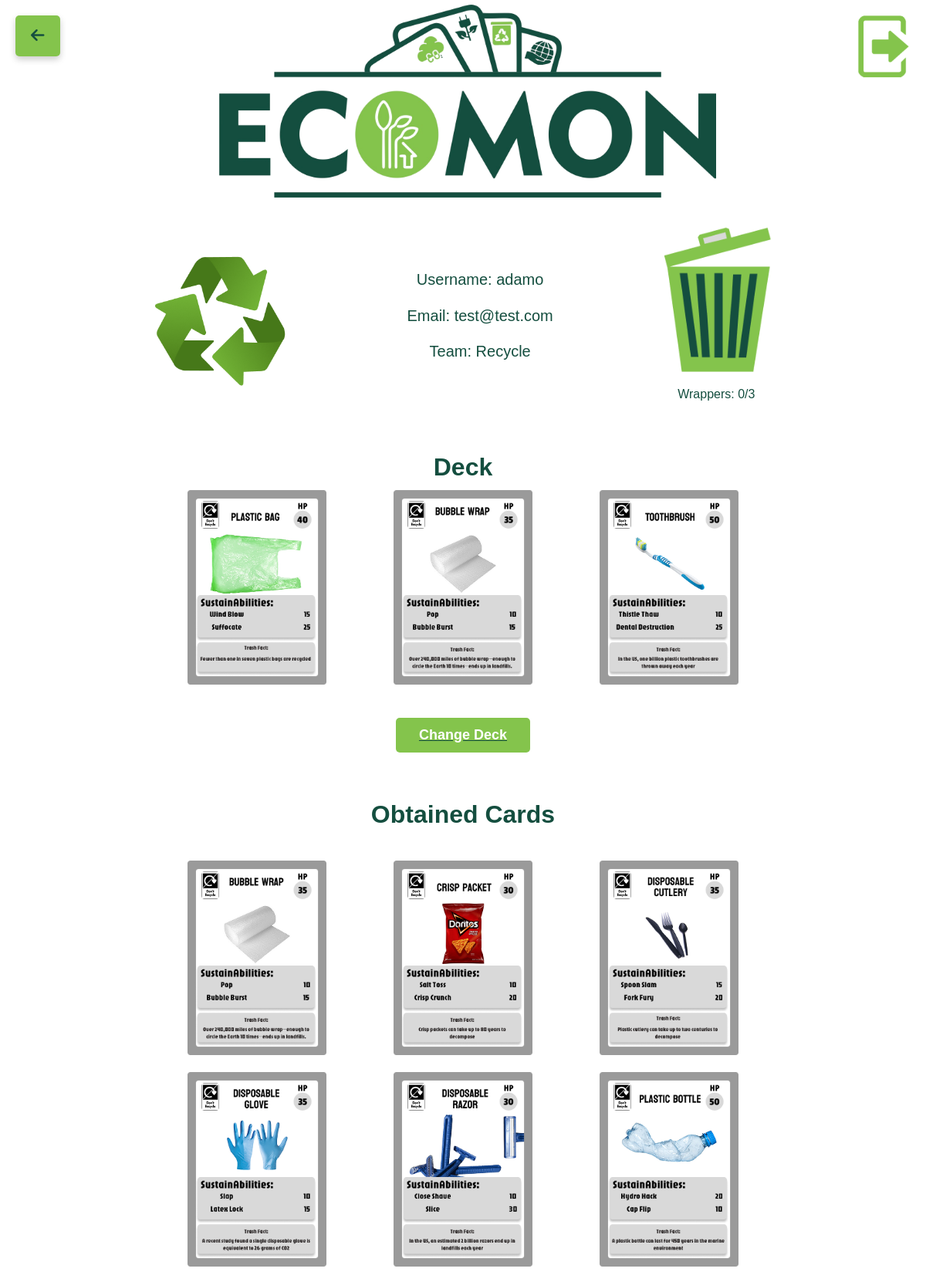
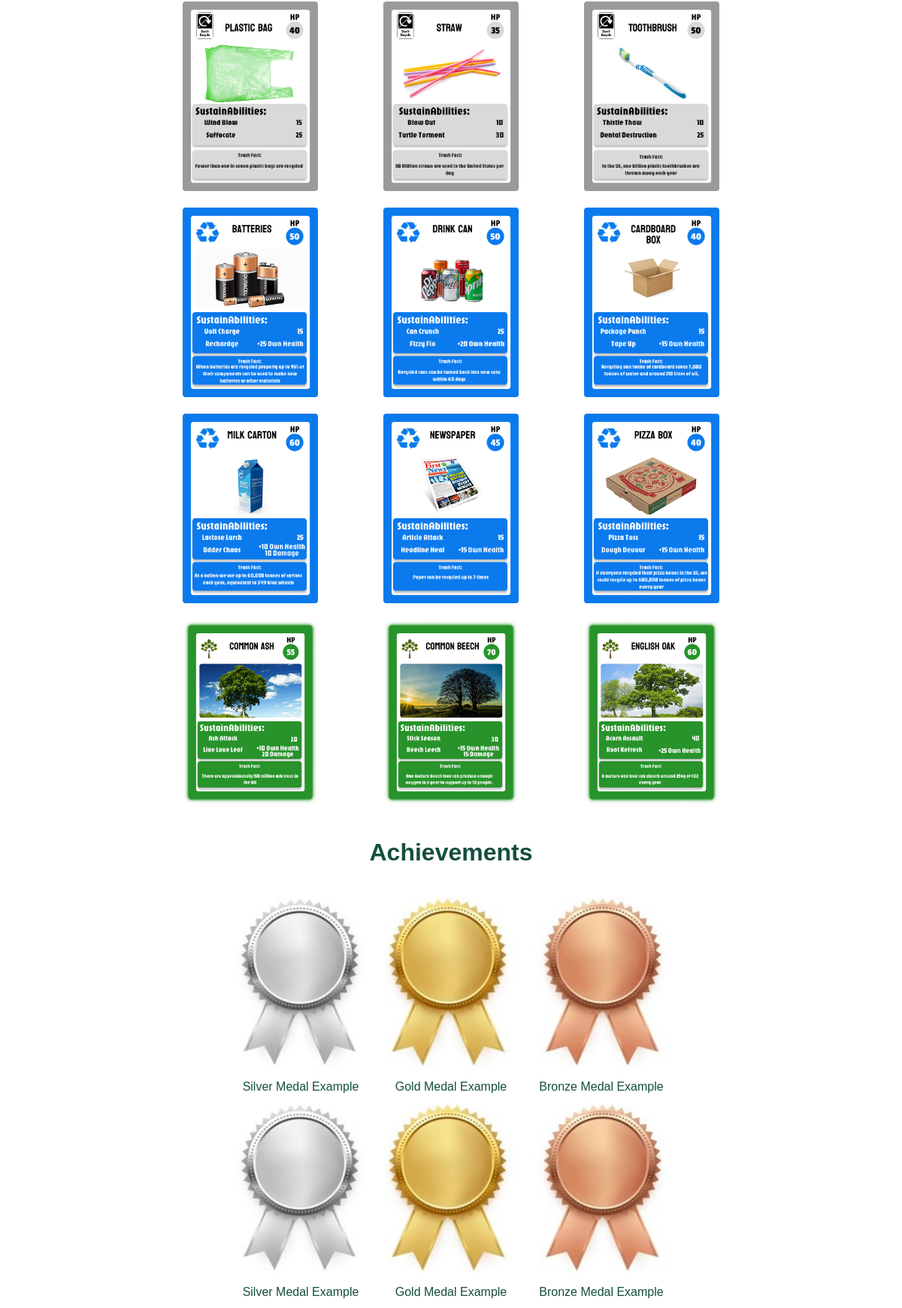
Screenshot of /profile (signed in, upper part) with the database file from the repository (2 pictures, top to bottom).
### accounts/models.py (models this page shows, shortened)
class Profile(models.Model):
    user = models.OneToOneField(User, on_delete=models.CASCADE)
    team_name = models.ForeignKey(Team, on_delete=models.CASCADE)
    deck_card_1 = models.ForeignKey(Card, on_delete=models.CASCADE,
                                    related_name='profile_deck_card1',
                                    null=True)
    deck_card_2 = models.ForeignKey(Card, on_delete=models.CASCADE,
                                    related_name='profile_deck_card2',
                                    null=True)
    deck_card_3 = models.ForeignKey(Card, on_delete=models.CASCADE,
                                    related_name='profile_deck_card3',
                                    null=True)
    wrapper_count = models.IntegerField()
    pack_count = models.IntegerField()

### backend/models.py (models this page shows)
class Team(models.Model):
    name = models.CharField(max_length=100,primary_key=True)
    color = models.CharField(max_length=100)
    icon = models.ImageField(upload_to='static/images/teams/')

class Card(models.Model):
    name = models.CharField(max_length=100, primary_key=True)
    image = models.ImageField(upload_to="static/images/cards/")
    card_type = models.IntegerField()
    ability_name_1 = models.CharField(max_length=100)
    ability_power_1 = models.IntegerField()
    ability_name_2 = models.CharField(max_length=100)
    ability_power_2 = models.IntegerField()
    ability_self_power_2 = models.IntegerField(default=0)
    health_points = models.IntegerField()
    fact = models.CharField(max_length=200)

### backend/views.py (the view)
# urls.py: path('profile', views.profile),
@login_required
def profile(request):
    cards = Card.objects.all().order_by('card_type')
    players_cards = PlayerCards.objects.filter(player=request.user)  # Get logged-in user's cards
    deck_card_1 = request.user.profile.deck_card_1
    deck_card_2 = request.user.profile.deck_card_2
    deck_card_3 = request.user.profile.deck_card_3
    team_logo = request.user.profile.team_name.icon if request.user.profile.team_name else None
    context = {
        "cards": cards,
        "player_cards": players_cards,
        "user": request.user,
        "wrapper_count": request.user.profile.wrapper_count,
        "deck_card_1": deck_card_1,
        "deck_card_2": deck_card_2,
        "deck_card_3": deck_card_3,
        "team_logo": team_logo,
    }
    return render(request, 'backend/profile/profile.html', context)

### backend/templatetags/profile_extras.py (called while the page is built)
@register.filter
def findcard(player_cards, card_name):
    for player_card in player_cards:
        if player_card.card.name == card_name:
            return player_card
    return None

@register.filter
def replace_space(value):
    return value.replace(" ", "_")

### templates/backend/profile/profile.html (shortened to what this page needs)
<!DOCTYPE html>
<html lang="en">
    <head>
        {% load static %}
        {% load profile_extras %}
        <link rel="stylesheet" href="{% static 'css/backend/profile/profilestyle.css' %}">
        <link rel="stylesheet" href="https://cdnjs.cloudflare.com/ajax/libs/font-awesome/6.0.0/css/all.min.css">
    </head>
<header>
    <div class="logo">
        <img src="{% static 'images/backend/profile/Ecomon1-removebg.png' %}" alt="Ecomon Logo">
    </div>
</header>
<body>
    <div class = "Buttons">
        <div class="backButton">
            <a href="/home">
                <i class="fas fa-arrow-left"></i>
            </a>
        </div>
        <div class="logoutButton">
            <a href="{% url 'logout' %}">
                <button type="button">
                    <img src="{% static 'images/backend/profile/logout.png' %}" alt="Logout Button">
                </button>
            </a>
        </div>
    </div>
    <div class="profile-container">
        <div class="profilepic">
            {% if team_logo %}
                <img src="{{ team_logo.url }}" alt="{{ user.profile.team.name }} Logo">
            {% else %}
                <img src="{% static 'images/backend/profile/Reduce.png' %}" alt="Default Logo">
            {% endif %}
        </div>
        <div class="details">
            <p>
                Username: {{ user.username }}
                <br><br>
                Email: {{ user.email }}
                <br><br>
                Team: {{ user.profile.team_name.name}}
            </p>
        </div>
        <div class="bin">
            <div class="binimage">
                <img src="{% static 'images/backend/profile/binplaceholder.png' %}" alt="Bin Image">
            </div>
            <div class="binText">
                <p>Wrappers: {{ user.profile.wrapper_count }}/3</p>
            </div>
        </div>
    </div>
    <div class = "Deck">
        <div class = "deckTitle">
            <p>Deck</p>
        </div>
        <div class = "My Deck">
            <table>
                    <tr>
                        <td>
                            {% if deck_card_1 %}
                                <img src="{% static 'images/cards/'|add:deck_card_1.name|replace_space|add:'.png' %}" alt="{{ deck_card_1.name }}">
                            {% else %}
                                <img src="{% static 'images/backend/profile/PlasticBlankBorder.png' %}" alt="Deck Card 1">
                            {% endif %}
                        </td>
                        <td>
                            {% if deck_card_2 %}
                                <img src="{% static 'images/cards/'|add:deck_card_2.name|replace_space|add:'.png' %}" alt="{{ deck_card_2.name }}">
                            {% else %}
                                <img src="{% static 'images/backend/profile/PlasticBlankBorder.png' %}" alt="Deck Card 2">
                            {% endif %}
                        </td>
                        <td>
                            {% if deck_card_3 %}
                                <img src="{% static 'images/cards/'|add:deck_card_3.name|replace_space|add:'.png' %}" alt="{{ deck_card_3.name }}">
                            {% else %}
                                <img src="{% static 'images/backend/profile/PlasticBlankBorder.png' %}" alt="Deck Card 3">
                            {% endif %}
                        </td>
                    </tr>
            </table>
        </div>
        <a href="{% url 'change_deck' %}">
            <div class = "DeckButton">
                <button type="button">Change Deck</button>
            </div>
        </a>
    </div>
    <div class="content-container">
        <div class="cards-section">
            <div class="cardTitle">
                <p>Obtained Cards</p>
            </div>
            <div class="cardTable">
                <table>
                    <tr>
                    {% for card in cards %}
                        <td>
                            {% with player_card=player_cards|findcard:card.name %}
                                {% if player_card %}
                                    <img src="{% static 'images/cards/'|add:card.name|replace_space|add:'.png' %}" alt="{{ card.name }}">
                                {% endif %}
                            {% endwith %}
                        </td>
                        {% if forloop.counter|divisibleby:3 %}
                            </tr><tr>
                        {% endif %}
                    {% endfor %}
                    </tr>
                </table>
        </div>
        <div class="achievements-section">
            <div class="AchievementTitle">
                <p>Achievements</p>
            </div>
            <div class="AchievmentsTable">
                <table>
                    <tr>
                        <td><img src="{% static 'images/backend/profile/silvermedal.jpg' %}" alt="Silver Medal"></td>
                        <td><img src="{% static 'images/backend/profile/goldmedal.jpg' %}" alt="Gold Medal"></td>
                        <td><img src="{% static 'images/backend/profile/bronzemedal.jpg' %}" alt="Bronze Medal"></td>
                    </tr>
                    <tr>
                        <td>Silver Medal Example</td>
                        <td>Gold Medal Example</td>
                        <td>Bronze Medal Example</td>
                    </tr>
                    <tr>
                        <td><img src="{% static 'images/backend/profile/silvermedal.jpg' %}" alt="Silver Medal"></td>
                        <td><img src="{% static 'images/backend/profile/goldmedal.jpg' %}" alt="Gold Medal"></td>
                        <td><img src="{% static 'images/backend/profile/bronzemedal.jpg' %}" alt="Bronze Medal"></td>
                    </tr>
                    <tr>
                        <td>Silver Medal Example</td>
                        <td>Gold Medal Example</td>
                        <td>Bronze Medal Example</td>
                    </tr>
                    <tr>
                        <td><img src="{% static 'images/backend/profile/silvermedal.jpg' %}" alt="Silver Medal"></td>
                        <td><img src="{% static 'images/backend/profile/goldmedal.jpg' %}" alt="Gold Medal"></td>
                        <td><img src="{% static 'images/backend/profile/bronzemedal.jpg' %}" alt="Bronze Medal"></td>
                    </tr>
                </table>
            </div>
        </div>
    </div>
</body>

### static/css/backend/profile/profilestyle.css (style rules this page uses)
* { color: #144E3F; font-family: Arial, Helvetica, sans-serif; }
header { display: flex; justify-content: center; align-items: center; height: 200px; padding: 25px; }
.content-container { display: flex; flex-direction: column; align-items: center; margin: 30px auto; max-width: 1200px; padding: 0 20px; }
.Buttons { display: flex; justify-content: space-between; width: 80%; margin: 0 auto 20px; padding: 0 20px; }
.backButton, .logoutButton { position: fixed; top: 20px; z-index: 1000; }
.backButton { left: 20px; }
.logoutButton { right: 20px; }
.backButton button, .logoutButton button { border: none; background: none; cursor: pointer; width: 75px; height: 75px; padding: 0; }
.backButton button img, .logoutButton button img { width: 80px; height: 80px; object-fit: contain; }
.backButton a { background-color: #84C44C; color: white; padding: 15px 20px; text-decoration: none; border-radius: 5px; display: inline-block; box-shadow: 0 4px 8px rgba(0, 0, 0, 0.2); transition: background-color 0.3s ease; font-size: 20px; }
.profile-container { display: flex; justify-content: space-around; align-items: center; padding: 5px; transform: scale(0.8); transform-origin: center top; margin-bottom: -50px; }
.logo img, .profilepic img, .binimage img { height: 250px; width: auto; }
.logo img { padding: 25px; }
.profilepic img { border-radius: 10px; }
.details { text-align: center; font-size: 25px; }
.binText { text-align: center; font-size: 20px; }
.deckTitle, .cardTitle, .AchievementTitle { font-size: 32px; font-weight: bold; text-align: center; margin-bottom: 10px; }
.cards-section { width: 100%; max-width: 800px; margin-bottom: 40px; }
.achievements-section { width: 100%; max-width: 600px; margin: 0 auto; }
.cardTable table, .AchievmentsTable table, .My.Deck table { width: 100%; max-width: 800px; border-collapse: collapse; margin: 0 auto; }
.cardTable td, .AchievmentsTable td, .My.Deck td { text-align: center; padding: 4px; }
.cardTable img, .AchievmentsTable img, .My.Deck img { width: 180px; height: auto; margin: 5px; }
.Deck { width: 100%; margin-bottom: 10px; margin-top: -40px; display: flex; flex-direction: column; align-items: center; }
.DeckButton { display: flex; justify-content: center; margin-top: 20px; }
.DeckButton button { padding: 12px 30px; font-size: 18px; font-weight: bold; background-color: #84C44C; text-decoration: none; color: white; border: none; border-radius: 5px; cursor: pointer; transition: background-color 0.3s; }

### rows the page displays
Card: name (picture)
Card: shows a picture
Card: shows a picture
Card: shows a picture
Card: shows a picture
Card: shows a picture
Card: shows a picture
Card: shows a picture
Card: name (picture)
Card: name (picture)
Card: shows a picture
Card: shows a picture
Card: shows a picture
Card: name (picture)
Card: shows a picture
Card: shows a picture
Card: shows a picture
Card: shows a picture

### other values shown
{{ user.username }} "adamo"
{{ user.email }} "test@test.com"
{{ user.profile.team_name.name }} "Recycle"
{{ user.profile.wrapper_count }} "0"
